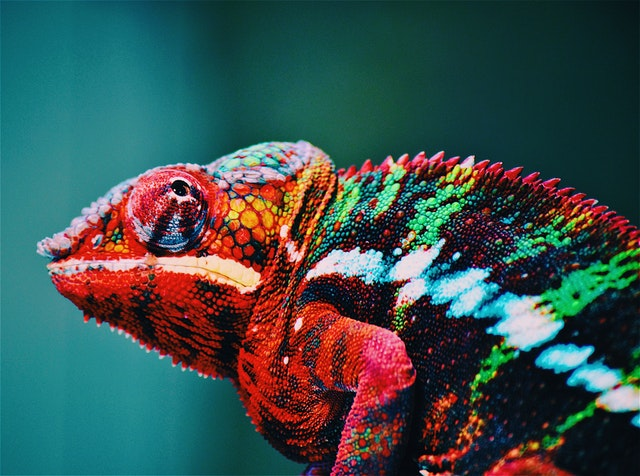
#> input picture images/color.png, 640 x 476 px
$ python changing_color_profile.py
#> lines starting #> are read from the running program, lines starting #| are printed output that depends on the picture
import cv2

# Load the image
image = cv2.imread("images/color.png")
#> image is the input picture: shape (476, 640, 3); mean B, G, R 78, 79.8, 59.2

# Check if the image is loaded successfully
if image is None:
    print("Error: Image not found. Please check the file path.")
else:
    # Print the original shape of the image
    print("Original Image Shape:", image.shape)
#| Original Image Shape: (476, 640, 3)

    # Function to resize images to fit the screen
    def resize_image(image, max_width=800, max_height=600):
#> called with max_width = 800, max_height = 600
        height, width = image.shape[:2]
#> height = 476; width = 640
        scale = min(max_width / width, max_height / height)
#> scale = 1.25
        new_width = int(width * scale)
#> new_width = 800
        new_height = int(height * scale)
#> new_height = 595
        return cv2.resize(image, (new_width, new_height))

    # Resize and display the original image
    resized_image = resize_image(image)
    cv2.imshow("Original Image", resized_image)

    # Convert the image to grayscale and resize it
    gray = cv2.cvtColor(image, cv2.COLOR_BGR2GRAY)
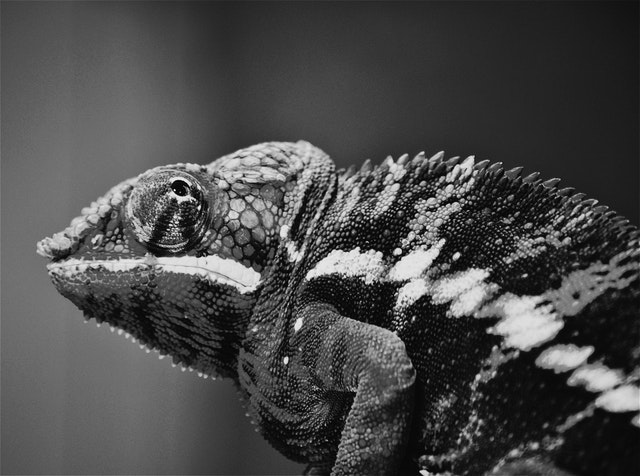
#> gray: shape (476, 640); min 0, max 248, mean 73.4
    resized_gray = resize_image(gray)
    print("Grayscale Image Shape:", gray.shape)
#| Grayscale Image Shape: (476, 640)

    # Display the grayscale image
    cv2.imshow("Grayscale Image", resized_gray)

    # Convert the image to HSV and resize it
    hsv = cv2.cvtColor(image, cv2.COLOR_BGR2HSV)
#> hsv: shape (476, 640, 3); mean H, S, V 84.8, 181.9, 106.4
    resized_hsv = resize_image(hsv)
#> call 3 of resize_image, with max_width = 800, max_height = 600
#> in resize_image (call 3), `return cv2.resize(image, (new_width, new_height))`:
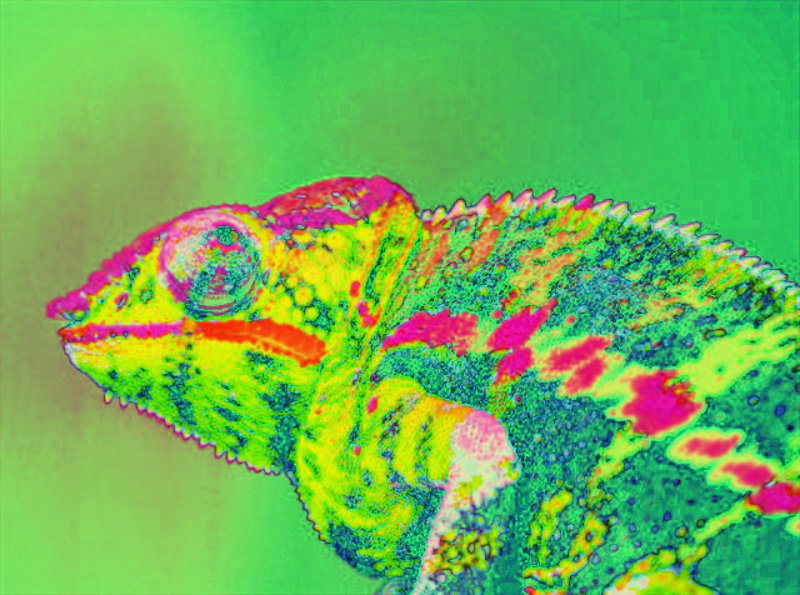
#> returned value: shape (595, 800, 3); mean of channels 0, 1, 2 84.7, 181.8, 106.3; drawn as B, G, R
    print("HSV Image Shape:", hsv.shape)
#| HSV Image Shape: (476, 640, 3)

    # Display the HSV image
    cv2.imshow("HSV Image", resized_hsv)

    # Save the processed images for verification
    cv2.imwrite("resized_grayscale_output.jpg", resized_gray)
    cv2.imwrite("resized_hsv_output.jpg", resized_hsv)

    # Wait for a key press indefinitely and close all windows
    cv2.waitKey(0)
    cv2.destroyAllWindows()
